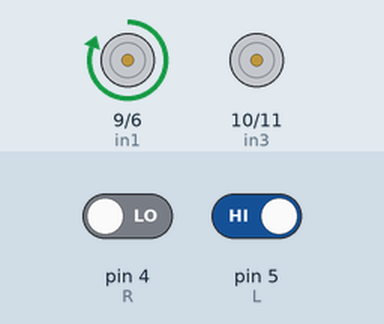
A sketch run on a simulated Arduino Uno, built with avr-gcc and run on an emulated ATmega328P. Parts: motor-driver pin pairs drawn as motors (green arrow = first pin HIGH = forward, orange = second pin HIGH = backward, longer = more drive). Inputs (shaded band) come from the test bench; at power-on: pin 4 (R) LOW, pin 5 (L) HIGH.

Above: at 1.2 s.
1.3 s: pin 4 (R) driven HIGH
At 2.5 s:
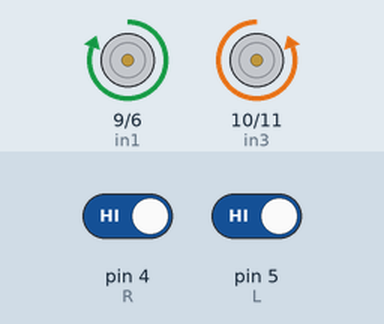
2.8 s: pin 5 (L) driven LOW
At 3.7 s:
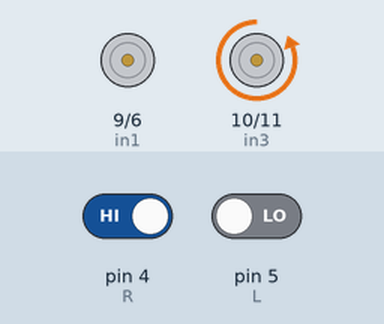
4.3 s: pin 5 (L) driven HIGH
At 4.9 s:
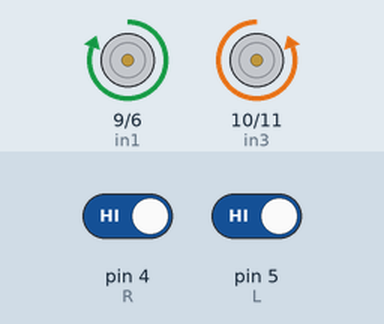
5.8 s: pin 4 (R) driven LOW
At 7.2 s:
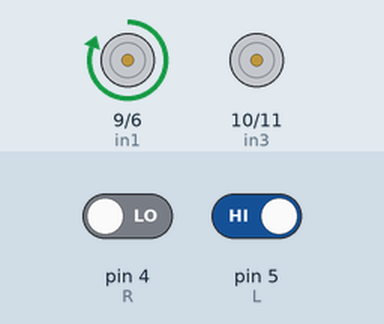
Timing chart, 0 to 8.3 s (numbered marks = the images above; inputs shaded):
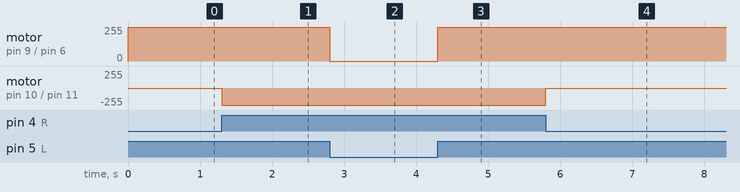

The sketch:

line_tracer_RC.ino
```cpp
int in1 = 9;
int in2 = 6;
int in3 = 10;
int in4 = 11;
int L = 5;
int R = 4;

void setup() {
  pinMode(in1, OUTPUT);
  pinMode(in2, OUTPUT);
  pinMode(in3, OUTPUT);
  pinMode(in4, OUTPUT);
  pinMode(L, INPUT);
  pinMode(R, INPUT);
}

void loop() {
  if (digitalRead(R) == HIGH && digitalRead(L) == LOW) {
    //우회전
    digitalWrite(in1, LOW);
    digitalWrite(in2, LOW);
    digitalWrite(in3, LOW);
    digitalWrite(in4, HIGH);
  }

  if (digitalRead(R) == LOW && digitalRead(L) == HIGH) {
    //좌회전
    digitalWrite(in1, HIGH);
    digitalWrite(in2, LOW);
    digitalWrite(in3, LOW);
    digitalWrite(in4, LOW);
  }

  if (digitalRead(R) == HIGH && digitalRead(L) == HIGH) {
    //직진
    digitalWrite(in1, HIGH);
    digitalWrite(in2, LOW);
    digitalWrite(in3, LOW);
    digitalWrite(in4, HIGH);
  }

  if (digitalRead(R) == LOW && digitalRead(L) == LOW) {
    //직진
    digitalWrite(in1, HIGH);
    digitalWrite(in2, LOW);
    digitalWrite(in3, LOW);
    digitalWrite(in4, HIGH);
  }
}
```

Measured:
- after the input at 1.3 s, motor on pin 10 (in3) / pin 11 (in4): stopped → backward 255/255 at once
- after the input at 2.8 s, motor on pin 9 (in1) / pin 6 (in2): forward 255/255 → stopped at once
- after the input at 4.3 s, motor on pin 9 (in1) / pin 6 (in2): stopped → forward 255/255 at once
- after the input at 5.8 s, motor on pin 10 (in3) / pin 11 (in4): backward 255/255 → stopped at once
